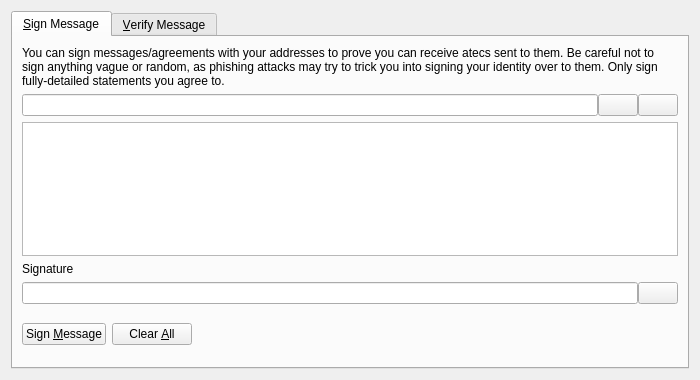
<?xml version="1.0" encoding="UTF-8"?>
<ui version="4.0">
 <class>SignVerifyMessageDialog</class>
 <widget class="QDialog" name="SignVerifyMessageDialog">
  <property name="geometry">
   <rect>
    <x>0</x>
    <y>0</y>
    <width>700</width>
    <height>380</height>
   </rect>
  </property>
  <property name="windowTitle">
   <string>Signatures - Sign / Verify a Message</string>
  </property>
  <property name="modal">
   <bool>true</bool>
  </property>
  <layout class="QVBoxLayout" name="verticalLayout">
   <item>
    <widget class="QTabWidget" name="tabWidget">
     <property name="currentIndex">
      <number>0</number>
     </property>
     <widget class="QWidget" name="tabSignMessage">
      <attribute name="title">
       <string>&amp;Sign Message</string>
      </attribute>
      <layout class="QVBoxLayout" name="verticalLayout_SM">
       <item>
        <widget class="QLabel" name="infoLabel_SM">
         <property name="text">
          <string>You can sign messages/agreements with your addresses to prove you can receive atecs sent to them. Be careful not to sign anything vague or random, as phishing attacks may try to trick you into signing your identity over to them. Only sign fully-detailed statements you agree to.</string>
         </property>
         <property name="textFormat">
          <enum>Qt::PlainText</enum>
         </property>
         <property name="wordWrap">
          <bool>true</bool>
         </property>
        </widget>
       </item>
       <item>
        <layout class="QHBoxLayout" name="horizontalLayout_1_SM">
         <property name="spacing">
          <number>0</number>
         </property>
         <item>
          <widget class="QValidatedLineEdit" name="addressIn_SM">
           <property name="toolTip">
            <string>The ATEC address to sign the message with</string>
           </property>
          </widget>
         </item>
         <item>
          <widget class="QPushButton" name="addressBookButton_SM">
           <property name="toolTip">
            <string>Choose previously used address</string>
           </property>
           <property name="text">
            <string/>
           </property>
           <property name="icon">
            <iconset resource="../bitcoin.qrc">
             <normaloff>:/icons/address-book</normaloff>:/icons/address-book</iconset>
           </property>
           <property name="shortcut">
            <string>Alt+A</string>
           </property>
           <property name="autoDefault">
            <bool>false</bool>
           </property>
          </widget>
         </item>
         <item>
          <widget class="QPushButton" name="pasteButton_SM">
           <property name="toolTip">
            <string>Paste address from clipboard</string>
           </property>
           <property name="text">
            <string/>
           </property>
           <property name="icon">
            <iconset resource="../bitcoin.qrc">
             <normaloff>:/icons/editpaste</normaloff>:/icons/editpaste</iconset>
           </property>
           <property name="shortcut">
            <string>Alt+P</string>
           </property>
           <property name="autoDefault">
            <bool>false</bool>
           </property>
          </widget>
         </item>
        </layout>
       </item>
       <item>
        <widget class="QPlainTextEdit" name="messageIn_SM">
         <property name="toolTip">
          <string>Enter the message you want to sign here</string>
         </property>
        </widget>
       </item>
       <item>
        <widget class="QLabel" name="signatureLabel_SM">
         <property name="text">
          <string>Signature</string>
         </property>
         <property name="textFormat">
          <enum>Qt::PlainText</enum>
         </property>
        </widget>
       </item>
       <item>
        <layout class="QHBoxLayout" name="horizontalLayout_2_SM">
         <property name="spacing">
          <number>0</number>
         </property>
         <item>
          <widget class="QLineEdit" name="signatureOut_SM">
           <property name="font">
            <font>
             <italic>true</italic>
            </font>
           </property>
           <property name="readOnly">
            <bool>true</bool>
           </property>
          </widget>
         </item>
         <item>
          <widget class="QPushButton" name="copySignatureButton_SM">
           <property name="toolTip">
            <string>Copy the current signature to the system clipboard</string>
           </property>
           <property name="text">
            <string/>
           </property>
           <property name="icon">
            <iconset resource="../bitcoin.qrc">
             <normaloff>:/icons/editcopy</normaloff>:/icons/editcopy</iconset>
           </property>
           <property name="autoDefault">
            <bool>false</bool>
           </property>
          </widget>
         </item>
        </layout>
       </item>
       <item>
        <layout class="QHBoxLayout" name="horizontalLayout_3_SM">
         <item>
          <widget class="QPushButton" name="signMessageButton_SM">
           <property name="toolTip">
            <string>Sign the message to prove you own this ATEC address</string>
           </property>
           <property name="text">
            <string>Sign &amp;Message</string>
           </property>
           <property name="icon">
            <iconset resource="../bitcoin.qrc">
             <normaloff>:/icons/edit</normaloff>:/icons/edit</iconset>
           </property>
           <property name="autoDefault">
            <bool>false</bool>
           </property>
          </widget>
         </item>
         <item>
          <widget class="QPushButton" name="clearButton_SM">
           <property name="toolTip">
            <string>Reset all sign message fields</string>
           </property>
           <property name="text">
            <string>Clear &amp;All</string>
           </property>
           <property name="icon">
            <iconset resource="../bitcoin.qrc">
             <normaloff>:/icons/remove</normaloff>:/icons/remove</iconset>
           </property>
           <property name="autoDefault">
            <bool>false</bool>
           </property>
          </widget>
         </item>
         <item>
          <spacer name="horizontalSpacer_1_SM">
           <property name="orientation">
            <enum>Qt::Horizontal</enum>
           </property>
           <property name="sizeHint" stdset="0">
            <size>
             <width>40</width>
             <height>48</height>
            </size>
           </property>
          </spacer>
         </item>
         <item>
          <widget class="QLabel" name="statusLabel_SM">
           <property name="font">
            <font>
             <weight>75</weight>
             <bold>true</bold>
            </font>
           </property>
           <property name="text">
            <string/>
           </property>
           <property name="wordWrap">
            <bool>true</bool>
           </property>
          </widget>
         </item>
         <item>
          <spacer name="horizontalSpacer_2_SM">
           <property name="orientation">
            <enum>Qt::Horizontal</enum>
           </property>
           <property name="sizeHint" stdset="0">
            <size>
             <width>40</width>
             <height>48</height>
            </size>
           </property>
          </spacer>
         </item>
        </layout>
       </item>
      </layout>
     </widget>
     <widget class="QWidget" name="tabVerifyMessage">
      <attribute name="title">
       <string>&amp;Verify Message</string>
      </attribute>
      <layout class="QVBoxLayout" name="verticalLayout_VM">
       <item>
        <widget class="QLabel" name="infoLabel_VM">
         <property name="text">
          <string>Enter the receiver's address, message (ensure you copy line breaks, spaces, tabs, etc. exactly) and signature below to verify the message. Be careful not to read more into the signature than what is in the signed message itself, to avoid being tricked by a man-in-the-middle attack. Note that this only proves the signing party receives with the address, it cannot prove sendership of any transaction!</string>
         </property>
         <property name="textFormat">
          <enum>Qt::PlainText</enum>
         </property>
         <property name="alignment">
          <set>Qt::AlignLeading|Qt::AlignLeft|Qt::AlignTop</set>
         </property>
         <property name="wordWrap">
          <bool>true</bool>
         </property>
        </widget>
       </item>
       <item>
        <layout class="QHBoxLayout" name="horizontalLayout_1_VM">
         <property name="spacing">
          <number>0</number>
         </property>
         <item>
          <widget class="QValidatedLineEdit" name="addressIn_VM">
           <property name="toolTip">
            <string>The ATEC address the message was signed with</string>
           </property>
          </widget>
         </item>
         <item>
          <widget class="QPushButton" name="addressBookButton_VM">
           <property name="toolTip">
            <string>Choose previously used address</string>
           </property>
           <property name="text">
            <string/>
           </property>
           <property name="icon">
            <iconset resource="../bitcoin.qrc">
             <normaloff>:/icons/address-book</normaloff>:/icons/address-book</iconset>
           </property>
           <property name="shortcut">
            <string>Alt+A</string>
           </property>
           <property name="autoDefault">
            <bool>false</bool>
           </property>
          </widget>
         </item>
        </layout>
       </item>
       <item>
        <widget class="QPlainTextEdit" name="messageIn_VM"/>
       </item>
       <item>
        <widget class="QValidatedLineEdit" name="signatureIn_VM"/>
       </item>
       <item>
        <layout class="QHBoxLayout" name="horizontalLayout_2_VM">
         <item>
          <widget class="QPushButton" name="verifyMessageButton_VM">
           <property name="toolTip">
            <string>Verify the message to ensure it was signed with the specified ATEC address</string>
           </property>
           <property name="text">
            <string>Verify &amp;Message</string>
           </property>
           <property name="icon">
            <iconset resource="../bitcoin.qrc">
             <normaloff>:/icons/transaction_0</normaloff>:/icons/transaction_0</iconset>
           </property>
           <property name="autoDefault">
            <bool>false</bool>
           </property>
          </widget>
         </item>
         <item>
          <widget class="QPushButton" name="clearButton_VM">
           <property name="toolTip">
            <string>Reset all verify message fields</string>
           </property>
           <property name="text">
            <string>Clear &amp;All</string>
           </property>
           <property name="icon">
            <iconset resource="../bitcoin.qrc">
             <normaloff>:/icons/remove</normaloff>:/icons/remove</iconset>
           </property>
           <property name="autoDefault">
            <bool>false</bool>
           </property>
          </widget>
         </item>
         <item>
          <spacer name="horizontalSpacer_1_VM">
           <property name="orientation">
            <enum>Qt::Horizontal</enum>
           </property>
           <property name="sizeHint" stdset="0">
            <size>
             <width>40</width>
             <height>48</height>
            </size>
           </property>
          </spacer>
         </item>
         <item>
          <widget class="QLabel" name="statusLabel_VM">
           <property name="font">
            <font>
             <weight>75</weight>
             <bold>true</bold>
            </font>
           </property>
           <property name="text">
            <string/>
           </property>
           <property name="wordWrap">
            <bool>true</bool>
           </property>
          </widget>
         </item>
         <item>
          <spacer name="horizontalSpacer_2_VM">
           <property name="orientation">
            <enum>Qt::Horizontal</enum>
           </property>
           <property name="sizeHint" stdset="0">
            <size>
             <width>40</width>
             <height>48</height>
            </size>
           </property>
          </spacer>
         </item>
        </layout>
       </item>
      </layout>
     </widget>
    </widget>
   </item>
  </layout>
 </widget>
 <customwidgets>
  <customwidget>
   <class>QValidatedLineEdit</class>
   <extends>QLineEdit</extends>
   <header>qvalidatedlineedit.h</header>
  </customwidget>
 </customwidgets>
 <resources>
  <include location="../bitcoin.qrc"/>
 </resources>
 <connections/>
</ui>
